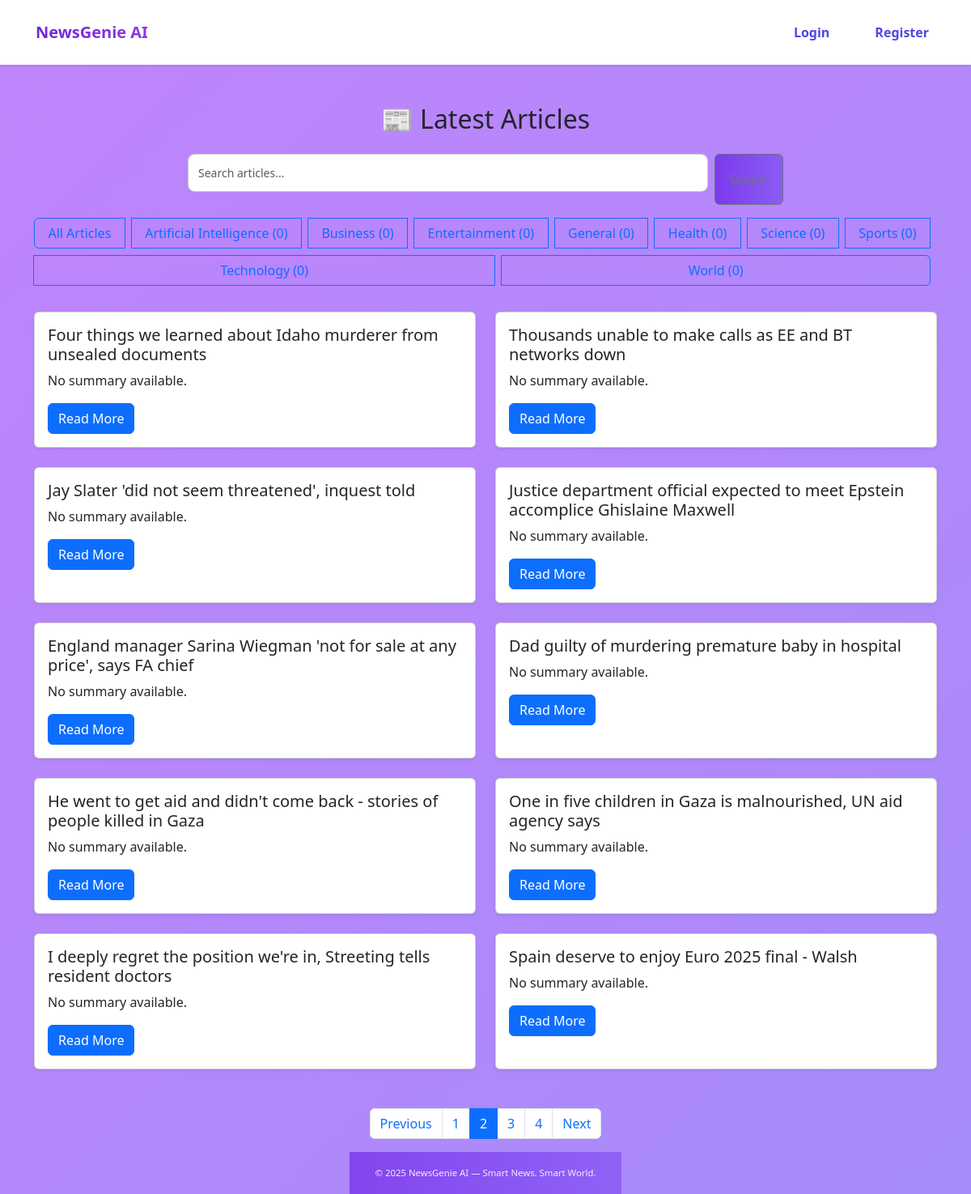
The app's page /articles/?category=All&page=2, older data.
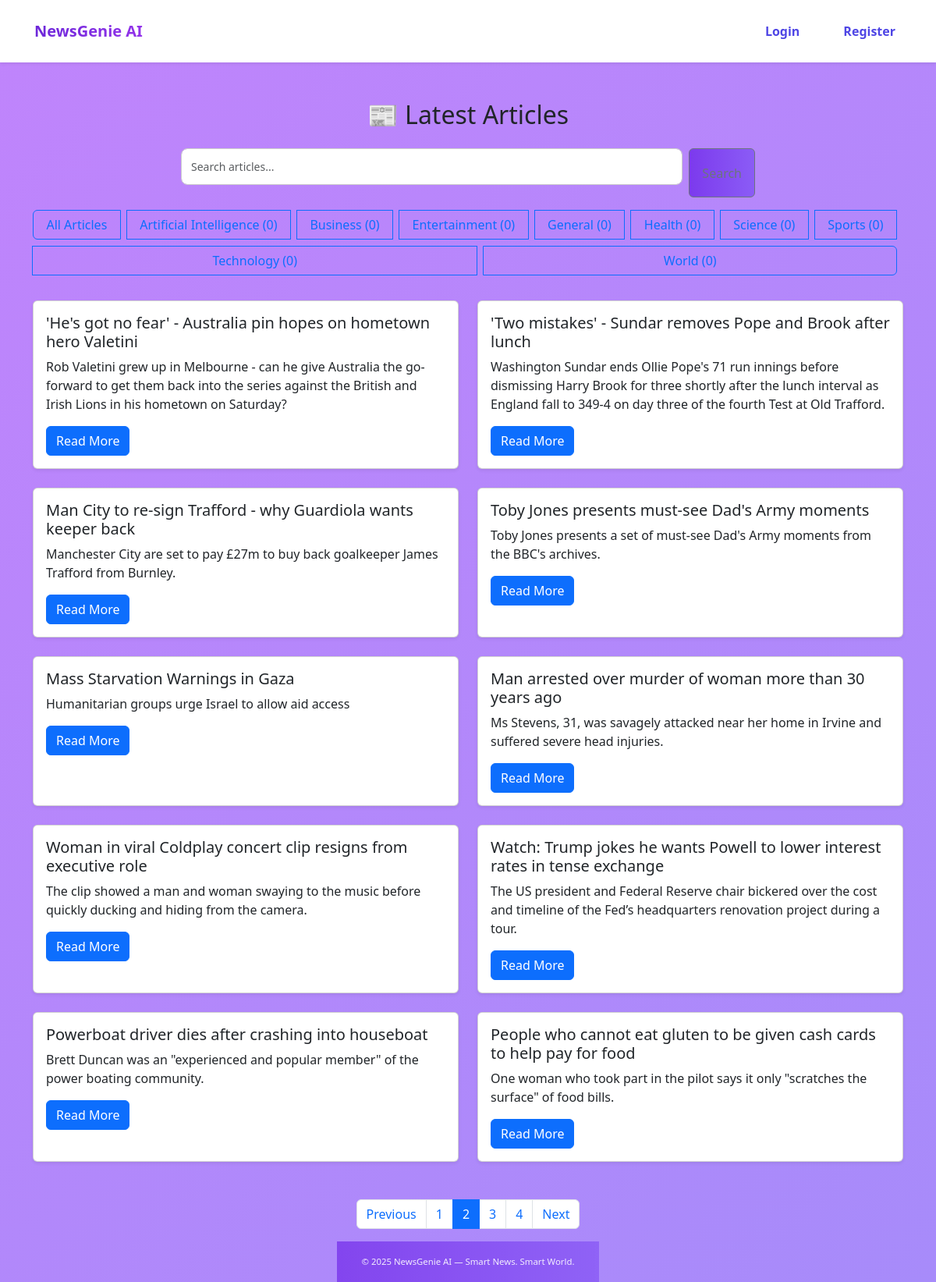
The same page, newer data.
### news/models.py (models this page shows, shortened)
class Category(models.Model):
    name = models.CharField(max_length=100)
    description = models.TextField(blank=True)
    class Meta:
        verbose_name_plural = "Categories"

class Article(models.Model):
    title = models.CharField(max_length=200)
    content = models.TextField()
    source_url = models.URLField()
    category = models.ForeignKey(Category, on_delete=models.SET_NULL, null=True, blank=True)
    published_date = models.DateTimeField(default=timezone.now)
    created_at = models.DateTimeField(auto_now_add=True)
    audio_file = models.FileField(upload_to='audio/', blank=True, null=True)
    image = models.ImageField(upload_to='articles/', blank=True, null=True)
    author = models.CharField(max_length=255, default="Unknown Source")
    publication_date = models.DateTimeField(null=True, blank=True)
    link = models.URLField(max_length=500, unique=True, null=True, blank=True)
    source = models.CharField(max_length=100, default='Unknown')
    categories = models.ManyToManyField('Category', related_name='multi_articles')
    summary = models.TextField(blank=True, null=True)
    class Meta:
        ordering = ['-published_date']

### news/views.py (the view, shortened to what this page needs)
# urls.py: path('', ArticleListView.as_view(), name='home'),
class ArticleListView(ListView):
    model = Article
    template_name = 'news/article_list.html'
    context_object_name = 'articles'
    ordering = ['-published_date']
    paginate_by = 10
    def get_queryset(self):
        queryset = super().get_queryset()
        category_name = self.request.GET.get('category')
        query = self.request.GET.get('q')
        if category_name and category_name.lower() != 'all':
            queryset = queryset.filter(category__name__iexact=category_name)
        if query:
            queryset = queryset.filter(
                Q(title__icontains=query) | Q(content__icontains=query)
            )
        return queryset
    def get_context_data(self, **kwargs):
        context = super().get_context_data(**kwargs)
        context['categories'] = Category.objects.annotate(article_count=Count('article')).order_by('name')
        context['current_category'] = self.request.GET.get('category', 'All')
        context['search_query'] = self.request.GET.get('q', '')
        context['recommendations'] = []
        return context

### news/templates/news/article_list.html (shortened to what this page needs)
{% extends 'base.html' %}
{% block content %}
<div class="container mt-4">
  <h2 class="mb-4 text-center">📰 Latest Articles</h2>
</div>
  <div class="mb-4">
    <div class="row justify-content-center">
      <div class="col-md-8">
  <form method="get" action="{% url 'home' %}" class="d-flex align-items-stretch mb-3">
    <input type="text" name="q" value="{{ query }}" placeholder="Search articles..." class="form-control flex-grow-1 me-2" />
    <button type="submit" class="btn btn-outline-secondary w-auto px-3">Search</button>
  </form>
</div>
      <div class="col-md-12 text-center">
        <div class="btn-group flex-wrap" role="group">
          <a href="{% url 'home' %}" class="btn {% if not current_category %}btn-primary{% else %}btn-outline-primary{% endif %} mb-2 me-2">
            All Articles
          </a>
          {% for category in categories %}
            <a href="{% url 'home' %}?category={{ category.name }}{% if query %}&q={{ query }}{% endif %}"
               class="btn {% if current_category == category.name %}btn-primary{% else %}btn-outline-primary{% endif %} mb-2 me-2">
              {{ category.name }} ({{ category.article_count }})
            </a>
          {% endfor %}
        </div>
      </div>
    </div>
  </div>
  <div class="row">
    {% for article in articles %}
      <div class="col-md-6 mb-4">
        <div class="card h-100 shadow-sm">
          <div class="card-body">
            <h5 class="card-title">{{ article.title }}</h5>
            <p class="card-text">{{ article.summary|default:"No summary available." }}</p>
            <a href="{% url 'news:article_detail' article.pk %}" class="btn btn-primary">Read More</a>
          </div>
        </div>
      </div>
    {% empty %}
      <div class="col-12 text-center">
        <p class="text-muted">No articles found.</p>
      </div>
    {% endfor %}
  </div>
  {% if is_paginated %}
    <div class="d-flex justify-content-center mt-4">
      <nav>
        <ul class="pagination">
          {% if page_obj.has_previous %}
            <li class="page-item">
              <a class="page-link" href="?{% if current_category %}category={{ current_category }}&{% endif %}{% if query %}q={{ query }}&{% endif %}page={{ page_obj.previous_page_number }}">Previous</a>
            </li>
          {% else %}
            <li class="page-item disabled"><span class="page-link">Previous</span></li>
          {% endif %}
          {% for num in paginator.page_range %}
            {% if page_obj.number == num %}
              <li class="page-item active"><span class="page-link">{{ num }}</span></li>
            {% elif num > page_obj.number|add:'-3' and num < page_obj.number|add:'3' %}
              <li class="page-item">
                <a class="page-link" href="?{% if current_category %}category={{ current_category }}&{% endif %}{% if query %}q={{ query }}&{% endif %}page={{ num }}">{{ num }}</a>
              </li>
            {% endif %}
          {% endfor %}
          {% if page_obj.has_next %}
            <li class="page-item">
              <a class="page-link" href="?{% if current_category %}category={{ current_category }}&{% endif %}{% if query %}q={{ query }}&{% endif %}page={{ page_obj.next_page_number }}">Next</a>
            </li>
          {% else %}
            <li class="page-item disabled"><span class="page-link">Next</span></li>
          {% endif %}
        </ul>
      </nav>
    </div>
  {% endif %}
{% endblock %}

Row changes from the older to the newer data that the page shows:
no longer on this page (row unchanged): Article: title "Four things we learned about Idaho murderer from unsealed documents", summary "No summary available."
no longer on this page (row unchanged): Article: title "Thousands unable to make calls as EE and BT networks down", summary "No summary available."
no longer on this page (row unchanged): Article: title "Jay Slater 'did not seem threatened', inquest told", summary "No summary available."
no longer on this page (row unchanged): Article: title "Justice department official expected to meet Epstein accomplice Ghislaine Maxwell", summary "No summary available."
no longer on this page (row unchanged): Article: title "England manager Sarina Wiegman 'not for sale at any price', says FA chief", summary "No summary available."
no longer on this page (row unchanged): Article: title "Dad guilty of murdering premature baby in hospital", summary "No summary available."
no longer on this page (row unchanged): Article: title "He went to get aid and didn't come back - stories of people killed in Gaza", summary "No summary available."
no longer on this page (row unchanged): Article: title "One in five children in Gaza is malnourished, UN aid agency says", summary "No summary available."
no longer on this page (row unchanged): Article: title "I deeply regret the position we're in, Streeting tells resident doctors", summary "No summary available."
no longer on this page (row unchanged): Article: title "Spain deserve to enjoy Euro 2025 final - Walsh", summary "No summary available."
added Article: title "'He's got no fear' - Australia pin hopes on hometown hero Valetini", summary "Rob Valetini grew up in Melbourne - can he give Australia the go-forward to get them back into the series against the British and Irish Lions in his hometown on Saturday?"
added Article: title "'Two mistakes' - Sundar removes Pope and Brook after lunch", summary "Washington Sundar ends Ollie Pope's 71 run innings before dismissing Harry Brook for three shortly after the lunch interval as England fall to 349-4 on day three of the fourth Test at Old Trafford."
added Article: title "Man City to re-sign Trafford - why Guardiola wants keeper back", summary "Manchester City are set to pay £27m to buy back goalkeeper James Trafford from Burnley."
added Article: title "Toby Jones presents must-see Dad's Army moments", summary "Toby Jones presents a set of must-see Dad's Army moments from the BBC's archives."
added Article: title "Mass Starvation Warnings in Gaza", summary "Humanitarian groups urge Israel to allow aid access"
added Article: title "Man arrested over murder of woman more than 30 years ago", summary "Ms Stevens, 31, was savagely attacked near her home in Irvine and suffered severe head injuries."
added Article: title "Woman in viral Coldplay concert clip resigns from executive role", summary "The clip showed a man and woman swaying to the music before quickly ducking and hiding from the camera."
added Article: title "Watch: Trump jokes he wants Powell to lower interest rates in tense exchange", summary "The US president and Federal Reserve chair bickered over the cost and timeline of the Fed’s headquarters renovation project during a tour."
added Article: title "Powerboat driver dies after crashing into houseboat", summary "Brett Duncan was an \"experienced and popular member\" of the power boating community."
added Article: title "People who cannot eat gluten to be given cash cards to help pay for food", summary "One woman who took part in the pilot says it only \"scratches the surface\" of food bills."
